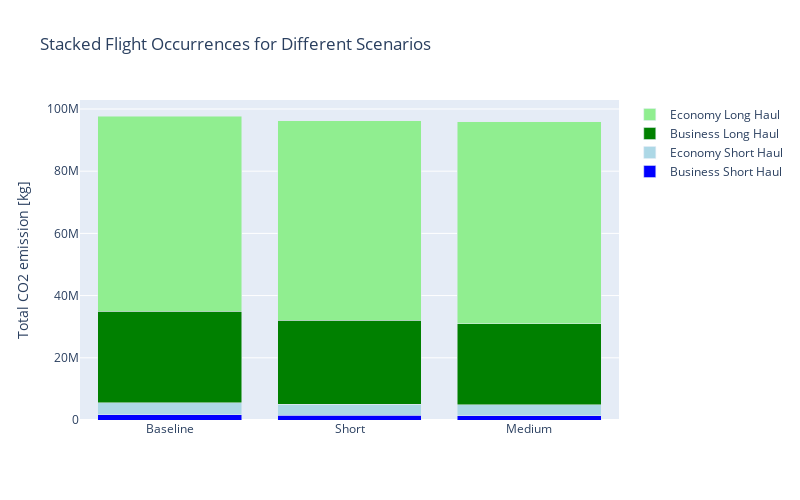

Write notebook code for a chart like this one.
### Code cell
# Define offset for annotation
annotation_offset = 10

# Example data
business_short_haul = [baseline_short_business, change_short_business, change_short_business_new]  # Occurrences for BSH: Baseline, Short, Medium
economy_short_haul = [baseline_short_economy, change_short_economy, change_short_economy_new]  # Occurrences for ESH: Baseline, Short, Medium
business_long_haul = [baseline_long_business, change_long_business, change_long_business_new]  # Occurrences for BSH: Baseline, Short, Medium
economy_long_haul = [baseline_long_economy, change_long_economy, change_long_economy_new]  # Occurrences for ESH: Baseline, Short, Medium
scenarios = ['Baseline', 'Short', 'Medium']

# Calculate total at the top of each column
total_baseline = baseline_short_business + baseline_short_economy + baseline_long_business + baseline_long_economy
total_short = change_short_business + change_short_economy + change_long_business + change_long_economy
total_medium = change_short_business_new + change_short_economy_new + change_long_business_new + change_long_economy_new

# Calculate total CO2 reduction
total_reduction_short = total_baseline - total_short
total_reduction_medium = total_short - total_medium

# Define the width of the bars
bar_width = 0.35

# Set the positions of the bars on the x-axis
x = np.arange(len(scenarios))

# Plotting
fig = go.Figure()

fig.add_trace(go.Bar(x=x, y=business_short_haul, name='Business Short Haul', marker_color='blue'))
fig.add_trace(go.Bar(x=x, y=economy_short_haul, name='Economy Short Haul', marker_color='lightblue'))
fig.add_trace(go.Bar(x=x, y=business_long_haul, name='Business Long Haul', marker_color='green'))
fig.add_trace(go.Bar(x=x, y=economy_long_haul, name='Economy Long Haul', marker_color='lightgreen'))

# # Displaying reduction as total CO2 reduction
# for i in range(1, len(scenarios)):
#     reduction_percentage = (total_reduction_short / total_baseline) * 100 if scenarios[i] == 'Short' else (total_reduction_medium / total_short) * 100
#     rounded_percentage = round(reduction_percentage, 2)
#     fig.add_annotation(x=x[i], y=sum([business_short_haul[i], economy_short_haul[i], business_long_haul[i], economy_long_haul[i]]) + 5,
#                        text=f"Total reduction: {rounded_percentage}%",
#                        showarrow=False, xanchor='center', yanchor='bottom')

# # Displaying reduction as total CO2 reduction
# for i in range(1, len(scenarios)):
#     reduction_percentage_short = (1 - total_reduction_short / total_baseline) * 100 if scenarios[i] == 'Short' else (1 - total_reduction_medium / total_short) * 100
#     rounded_percentage_short = round(reduction_percentage_short, 2)
    
#     reduction_percentage_long = (1 - total_reduction_long / total_baseline) * 100 if scenarios[i] == 'Medium' else (1 - total_reduction_medium / total_medium) * 100
#     rounded_percentage_long = round(reduction_percentage_long, 2)
    
#     fig.add_annotation(x=i, y=sum([business_short_haul[i], economy_short_haul[i], business_long_haul[i], economy_long_haul[i]]) + annotation_offset,
#                        text=f"Total reduction: {rounded_percentage_short}% (Short), {rounded_percentage_long}% (Long)",
#                        showarrow=False, xanchor='center', yanchor='bottom')


# Adding labels and title
fig.update_layout(
    xaxis=dict(tickmode='array', tickvals=x, ticktext=scenarios),
    yaxis=dict(title='Total CO2 emission [kg]'),
    title='Stacked Flight Occurrences for Different Scenarios',
    barmode='stack',
    legend=dict(x=1.02, y=1),
    width=800,  # Adjust plot width
    height=500  # Adjust plot height
)

fig.show()

### Figure 1 — Plotly figure (JSON) as saved in the notebook; plotly's stock layout.template omitted (floating-point values rounded to 4 significant figures)
{"data": [{"marker": {"color": "blue"}, "name": "Business Short Haul", "type": "bar", "x": [0, 1, 2], "y": [1760000.0, 1522000.0, 1405000.0]}, {"marker": {"color": "lightblue"}, "name": "Economy Short Haul", "type": "bar", "x": [0, 1, 2], "y": [3750000.0, 3623000.0, 3496000.0]}, {"marker": {"color": "green"}, "name": "Business Long Haul", "type": "bar", "x": [0, 1, 2], "y": [29460000.0, 26940000.0, 26100000.0]}, {"marker": {"color": "lightgreen"}, "name": "Economy Long Haul", "type": "bar", "x": [0, 1, 2], "y": [62770000.0, 64100000.0, 64940000.0]}], "layout": {"barmode": "stack", "height": 500, "legend": {"x": 1.02, "y": 1}, "title": {"text": "Stacked Flight Occurrences for Different Scenarios"}, "width": 800, "xaxis": {"tickmode": "array", "ticktext": ["Baseline", "Short", "Medium"], "tickvals": [0, 1, 2]}, "yaxis": {"title": {"text": "Total CO2 emission [kg]"}}}}
